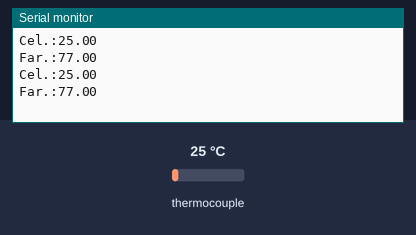
A sketch run on a simulated Arduino Uno, built with avr-gcc and run on an emulated ATmega328P. Shown: the last lines printed to the serial monitor. The inputs (shaded band) are chosen by the test bench; at power-on: thermocouple 25 °C.

Above: at 1.7 s.
1.8 s: thermocouple set to 6 °C
At 3.1 s:
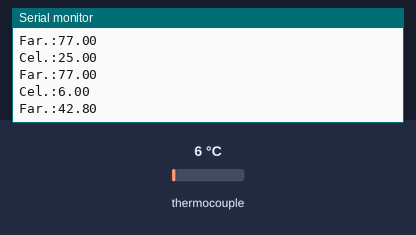
3.3 s: thermocouple set to 75 °C
At 4.3 s:
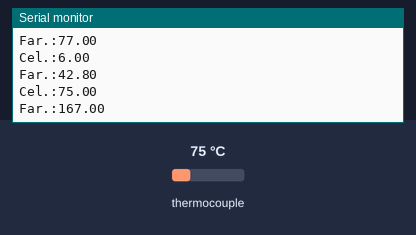
Timing chart, 0 to 6.3 s (numbered marks = the images above; inputs shaded):
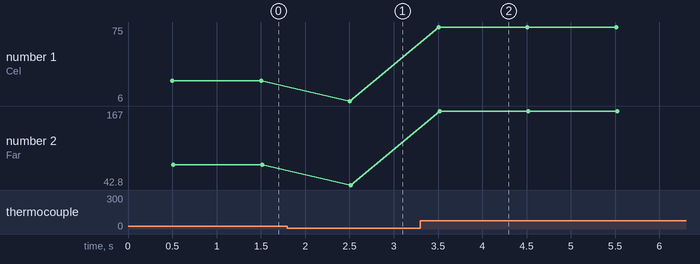

The sketch:

thermocouple_coding.ino
```cpp
#include <SPI.h>
#include <Wire.h>
//#include <LiquidCrystal.h>
#include <max6675.h>

int SO = 7;
int CS = 5;
int CLK = 6;

//LiquidCrystal lcd (8,9,10,11,12,13);
MAX6675 temp(CLK,CS,SO);

void setup()
{
  Serial.begin(9600);
  //lcd.begin(16,2);
  delay(500);
}

void loop()
{
  //lcd.clear();
  //lcd.setCursor(0,0);
  //lcd.print("Cel.:");
  //lcd.print(temp.readCelsius());
  //lcd.print("C");
  Serial.print("Cel.:");
  Serial.println(temp.readCelsius());
  //lcd.setCursor(0,1);
  //lcd.print("Far.:");
  //lcd.print((temp.readCelsius()*9/5)+32);
  //lcd.print("F");
  Serial.print("Far.:");
  Serial.println((temp.readCelsius()*9/5)+32);
  delay(1000);
}
```

Measured:
- after the input at 1.8 s, the serial monitor: prints a new line after 0.70 s (image 1)
- after the input at 3.3 s, the serial monitor: prints a new line after 0.21 s (image 2)
- plotted number 1: 25 → 6 after the input at 1.8 s, 6 → 75 after the input at 3.3 s
- plotted number 2: 77 → 42.8 after the input at 1.8 s, 42.8 → 167 after the input at 3.3 s
